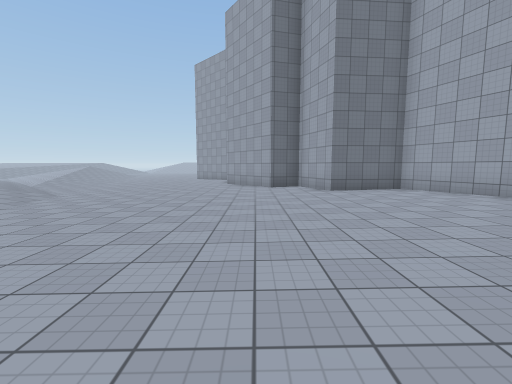
[1] (above)

13 first-person views from a walk through a Unity game level. The camera is 1.5 m above the floor, tilts 6° down and sees 90° across. The floor is counted in squares, 2 m on a side. Each view is taken from the middle of a square. On the plan, view 1 faces up. The plan holds only what a view shows up to about 9 squares ahead; the rest is blank. The place goes on beyond the plan. Surface patterns are stand-ins for the level's own textures.

[2]
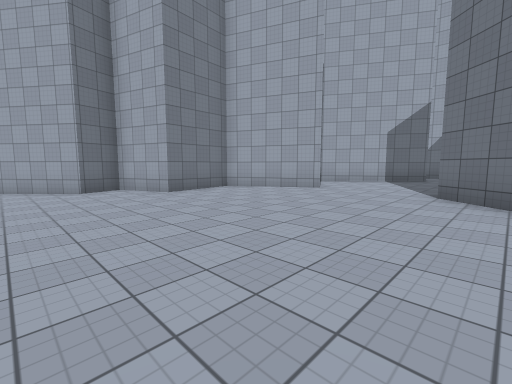

[3]
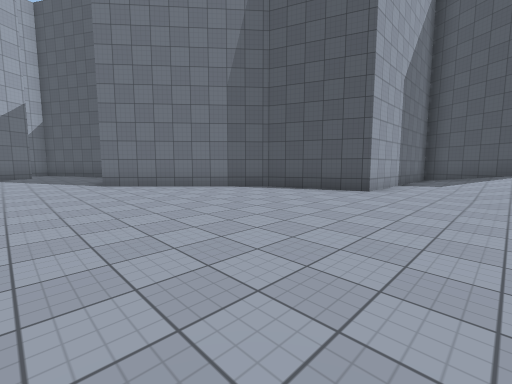

[4]
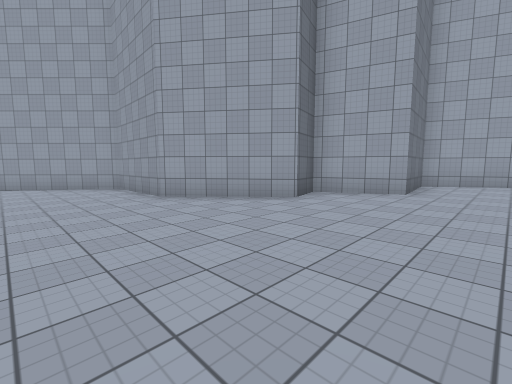

[5]
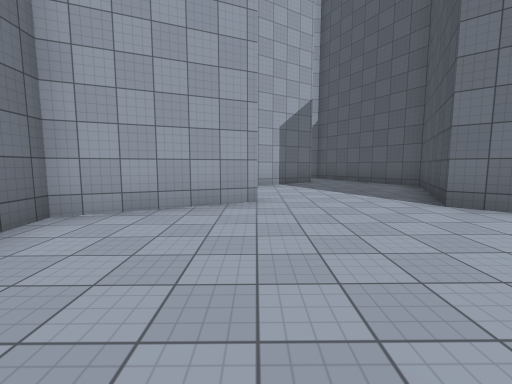

[6]
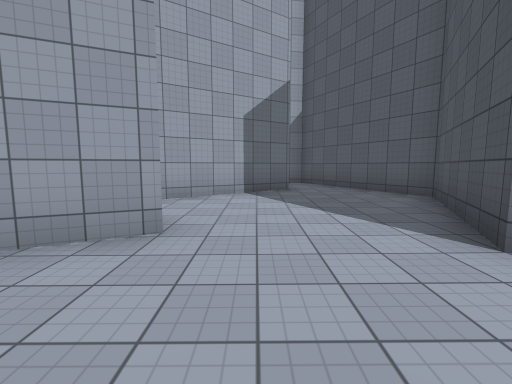

[7]
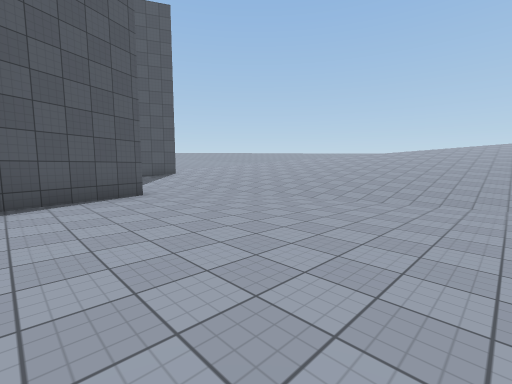

[8]
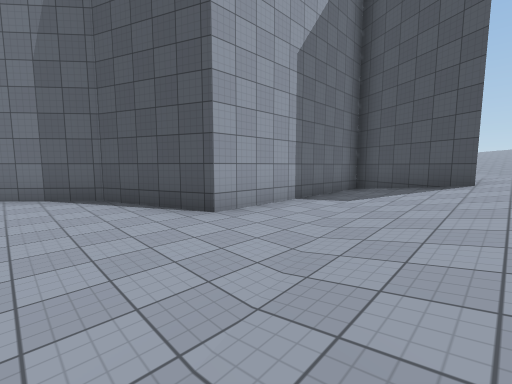

[9]
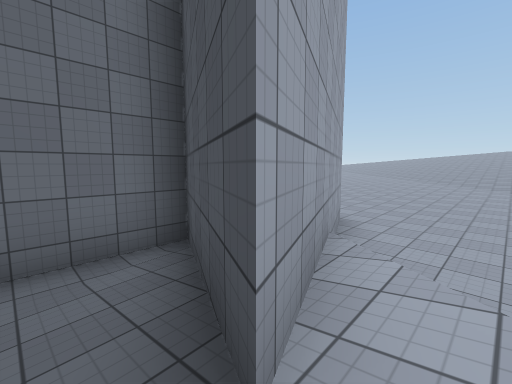

[10]
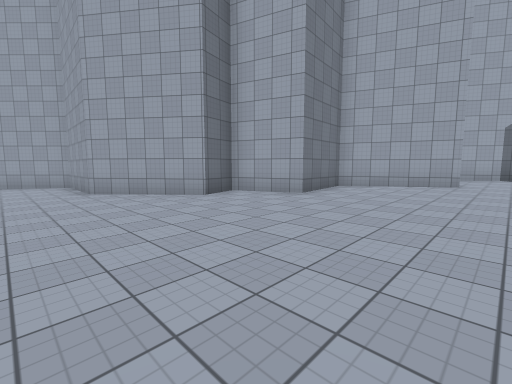

[11]
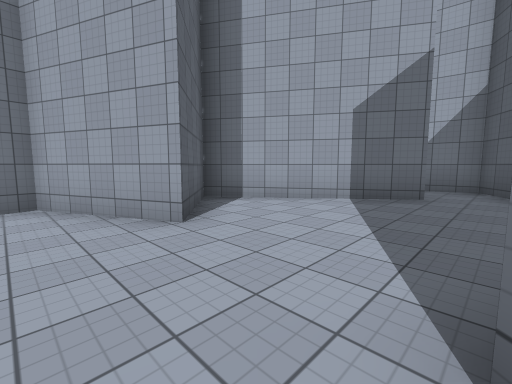

[12]
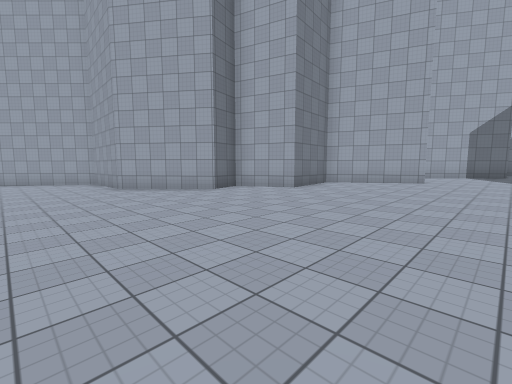

[13]
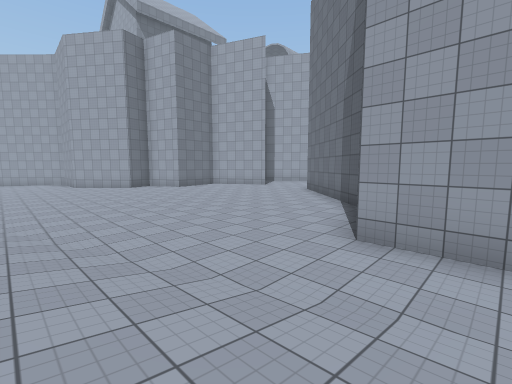

### Floor plan
Key: @ floor where view 1 was taken; # wall or solid block; . main floor; : floor 0.25 m higher than the main floor; - floor 0.25 m lower than the main floor; + floor 0.5 m higher than the main floor; _ floor 0.5 m lower than the main floor; / step, stairs or slope.
Columns run from 4 left of view 1 to 12 right of it. Each row starts with its distance up from view 1.
 18 ##
 17 _##
 16 _-##
 15 ---#
 14 ---#
 13 ---#
 12 ---##
 11 ----#
 10 ----###
  9 -----.#
  8 ----..####
  7 ----.....####
  6 ---......##:##
  5 ---.......#::#
  4 ---......::::###
  3 --.......:::::###
  2 /-.......#:::::##
  1 /-......####:###
  0 /...@...#  ###
 -1 //.....##
 -2 //...###
 -3 //..##
 -4 ///.#
 -5 ///.#
 -6 ///.#
 -7 /#//#
 -8 /####
 -9 ./#
-10 ..#
-11 ..::
-12 ::::
-13 ::::
-14 :::::
-15 ::::+
-16 :+++
-17 +++

Positions as (right, up) in squares from view 1, and headings:
1: (0, 0), facing up
2: (-1, 1), facing up-right
3: (-3, 4), facing down-right
4: (-4, 6), facing up-right
5: (1, 5), facing right
6: (3, 4), facing right
7: (2, 4), facing down-left
8: (-4, 0), facing down-right
9: (-4, -6), facing down-right
10: (-3, 4), facing up-right
11: (4, 2), facing up-right
12: (-4, 3), facing up-right
13: (-4, -4), facing up-right
